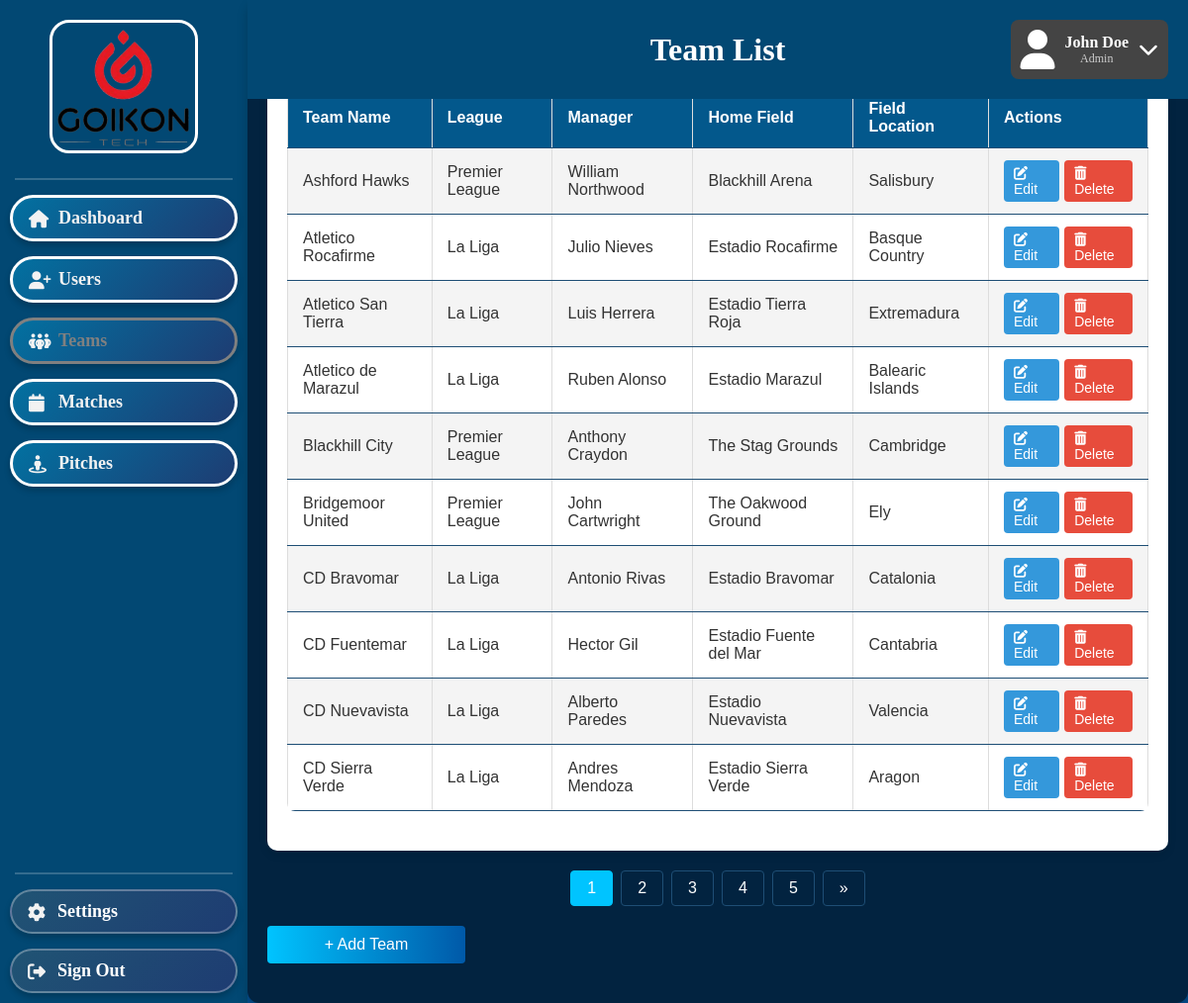
The app's page /Main/Admin/Teams.php (signed in), older data.
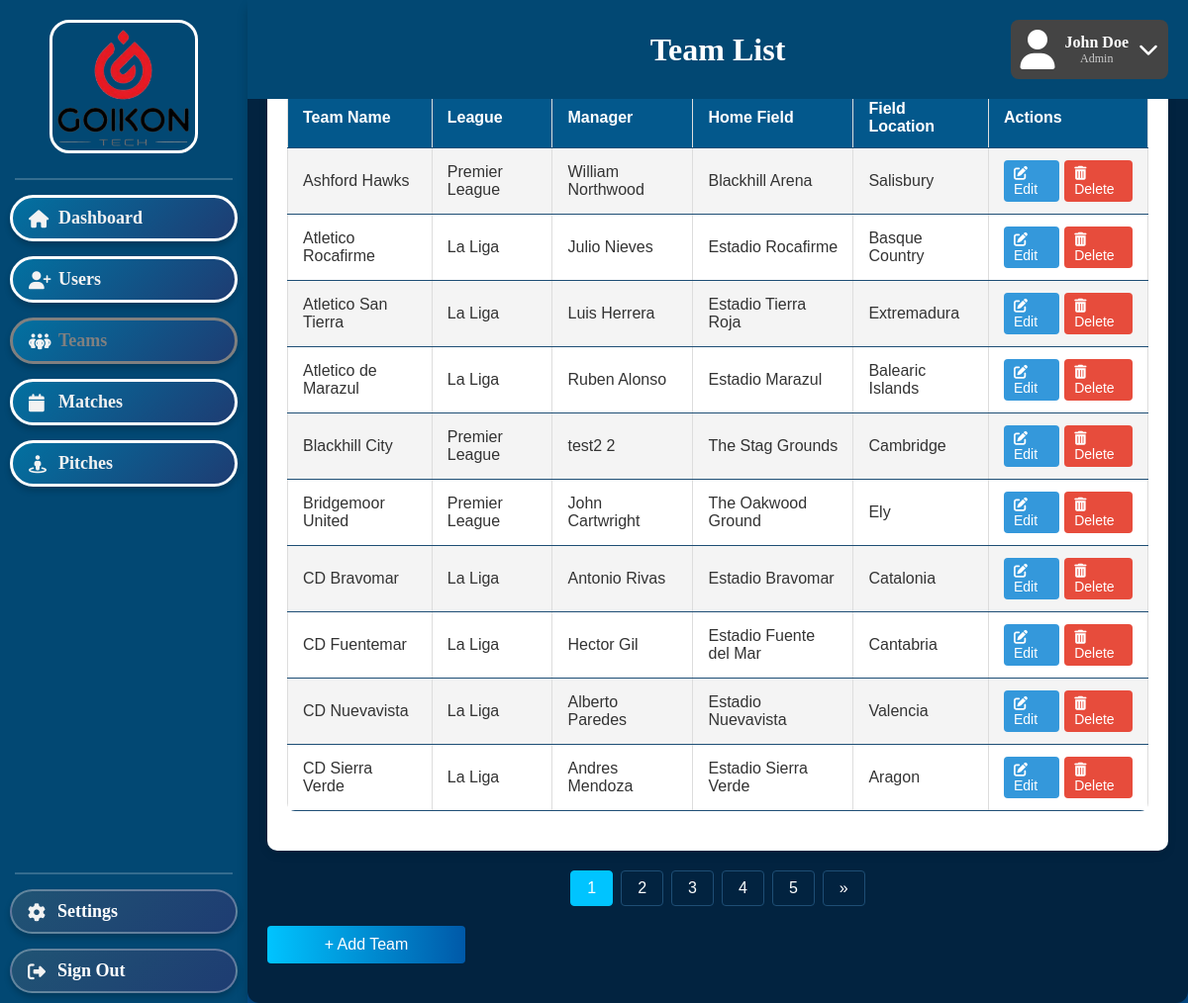
The same page, newer data.
### tables this page shows
CREATE TABLE Team (
    TeamID INTEGER PRIMARY KEY AUTOINCREMENT,
    LeagueID INTEGER NOT NULL,
    ManagerID INTEGER,
    FieldID INTEGER NOT NULL,
    TeamName VARCHAR(255) NOT NULL,
    FOREIGN KEY (LeagueID) REFERENCES League(LeagueID) ON DELETE CASCADE ON UPDATE CASCADE,
    FOREIGN KEY (ManagerID) REFERENCES TeamManager(ManagerID) ON DELETE CASCADE ON UPDATE CASCADE,
    FOREIGN KEY (FieldID) REFERENCES Field(FieldID) ON DELETE CASCADE ON UPDATE CASCADE
);

CREATE TABLE User (
    UserID INTEGER PRIMARY KEY AUTOINCREMENT,
    RoleID INTEGER NOT NULL,
    AccountType TEXT NOT NULL CHECK (AccountType IN ('Admin', 'Player', 'Team Manager', 'Referee')),
    Firstname VARCHAR(255) NOT NULL,
    Surname VARCHAR(255) NOT NULL,
    Password TEXT NOT NULL,
    Username TEXT NOT NULL UNIQUE,
    DateOfBirth DATE NOT NULL,
    Nationality VARCHAR(255) NOT NULL,
    PhoneNumber VARCHAR(255) NOT NULL,
    Email TEXT NOT NULL UNIQUE,
    FOREIGN KEY (RoleID) REFERENCES Roles(RoleID) ON DELETE CASCADE ON UPDATE CASCADE
);

CREATE TABLE League (
    LeagueID INTEGER PRIMARY KEY AUTOINCREMENT,
    Name VARCHAR(255) NOT NULL,
    Country VARCHAR(255) NOT NULL
);

CREATE TABLE Field (
    FieldID INTEGER PRIMARY KEY AUTOINCREMENT,
    FieldOwnerID INT NOT NULL,
    Name VARCHAR(255) NOT NULL,
    PricePerHour INT NOT NULL,
    Location VARCHAR(255) NOT NULL,
    OpeningHours DATETIME,
    ClosingHours DATETIME,
    Capacity INT,
    FOREIGN KEY (FieldOwnerID) REFERENCES FieldOwner(FieldOwnerID) ON DELETE CASCADE ON UPDATE CASCADE
);

### Main/Admin/Teams.php (the view, shortened to what the changed rows need)
<?php
$dbInstance = new Database();
$conn = $dbInstance->getConnection();
$results_per_page = 10;
$page = isset($_GET['page']) ? $_GET['page'] : 1;
$offset = ($page - 1) * $results_per_page;
$query = "
    SELECT
        t.TeamID,
        t.TeamName,
        l.Name AS LeagueName,
        u.Firstname AS ManagerFirstName,
        u.Surname AS ManagerSurname,
        f.Name AS FieldName,
        f.Location AS FieldLocation
    FROM
        Team t
    LEFT JOIN
        League l ON t.LeagueID = l.LeagueID
    LEFT JOIN
        TeamManager tm ON t.ManagerID = tm.ManagerID
    LEFT JOIN
        User u ON tm.UserID = u.UserID
    LEFT JOIN
        Field f ON t.FieldID = f.FieldID
    ORDER BY
        t.TeamName
    LIMIT :limit OFFSET :offset
";
$stmt = $conn->prepare($query);
$stmt->bindValue(':limit', $results_per_page, SQLITE3_INTEGER);
$stmt->bindValue(':offset', $offset, SQLITE3_INTEGER);
$result = $stmt->execute();
?>
<!DOCTYPE html>
<html>
<head>
    <link rel="stylesheet" href="../styles.css">
</head>
<body>
    <div class="header">
        <h1>Team List</h1>
    </div>
    <div class="user-content">
        <h2>Teams List</h2>
        <div class="users-container">
            <table class="users-table">
                <tr>
                    <th>Team Name</th>
                    <th>League</th>
                    <th>Manager</th>
                    <th>Home Field</th>
                    <th>Field Location</th>
                    <th>Actions</th>
                </tr>
                <?php
                while ($row = $result->fetchArray(SQLITE3_ASSOC)) {
                ?>
                    <tr>
                        <td><?php echo htmlspecialchars($row['TeamName']); ?></td>
                        <td><?php echo htmlspecialchars($row['LeagueName'] ?? 'N/A'); ?></td>
                        <td>
                            <?php
                            if ($row['ManagerFirstName']) {
                                echo htmlspecialchars($row['ManagerFirstName'] . ' ' . $row['ManagerSurname']);
                            } else {
                                echo 'No Manager';
                            }
                            ?>
                        </td>
                        <td><?php echo htmlspecialchars($row['FieldName'] ?? 'N/A'); ?></td>
                        <td><?php echo htmlspecialchars($row['FieldLocation'] ?? 'N/A'); ?></td>
                        <td>
                            <div class="action-buttons">
                                <a href="EditTeam.php?id=<?php echo $row['TeamID']; ?>" class="edit-btn">
                                    <i class="fas fa-edit"></i> Edit
                                </a>
                                <a href="#" class="delete-btn"
                                   onclick="confirmDelete(<?php echo $row['TeamID']; ?>)">
                                    <i class="fas fa-trash-alt"></i> Delete
                                </a>
                            </div>
                        </td>
                    </tr>
                <?php } ?>
            </table>
        </div>
    </div>
</body>
</html>

Row changes from the older to the newer data that the page shows:
changed team "Blackhill City": user.Firstname+Surname "Anthony Craydon" → "test2 2"
